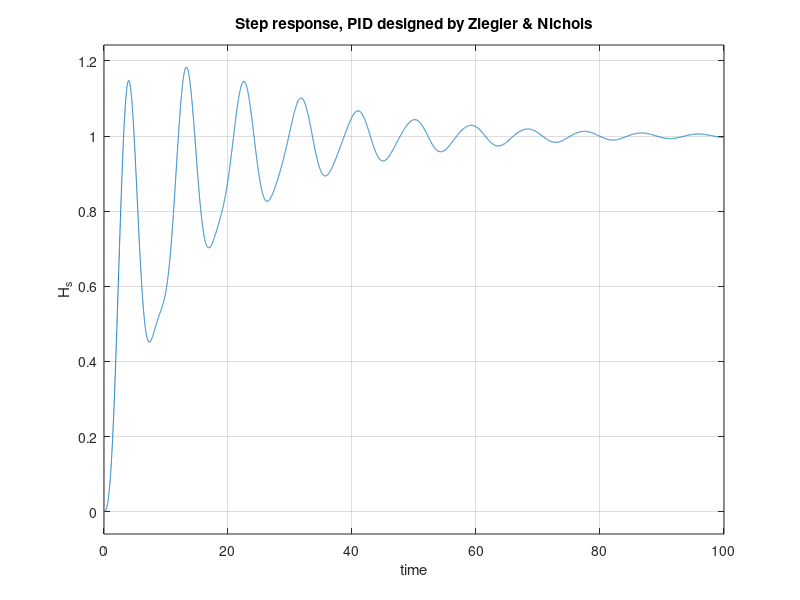

This figure's MATLAB source:
%% Ziegler and Nichols for exercise 1

clc
clear all
close all

%Given values
m1 = 1.35;
m2 = 1.45;
k1 = 0.95;
k2 = 1.05;
b = 0.25;

% Transfer function
s = tf('s');
G_s = (k1*k2+k1*b*s)/(m1*m2*s^4+b*(m1+m2)*s^3+(m2*k2+m2*k1+m1*k2)*s^2+s*k1*b+k1*k2);
K_cr = 1.05;
wk  = 0.86;
P_cr  = 2*pi/wk;

%% PID - controller
Kp = 0.6*K_cr
Ti = 0.5*P_cr  % [ s ]
Td = 0.12*P_cr % [ s ]

G_r_ZN_2 = Kp*(1 + 1/(Ti*s) + Td*s); % G_r_pidZN_2_b = 0.075*r0k*Tk*(((s + 4/Tk)^2)/s)
%% total system transfer
G_t_pidZN_SL = feedback(G_r_ZN_2*G_s,1);
t   = 0:0.005:100;

step(G_t_pidZN_SL,t);
xlabel('time'); 
ylabel('H_s');
title('Step response, PID designed by Ziegler & Nichols'); 